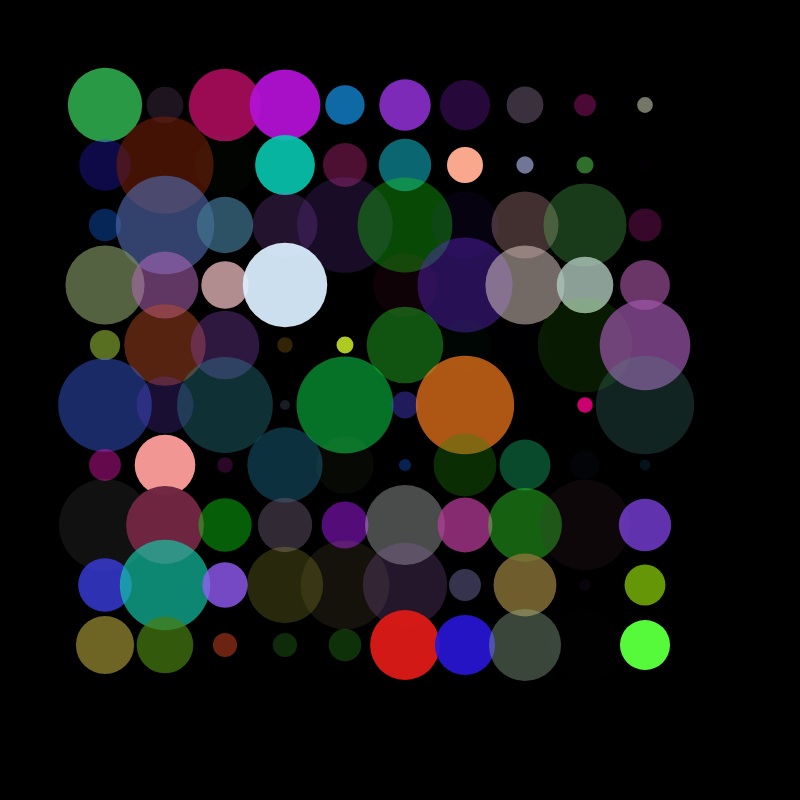
Frame 1 (no input)
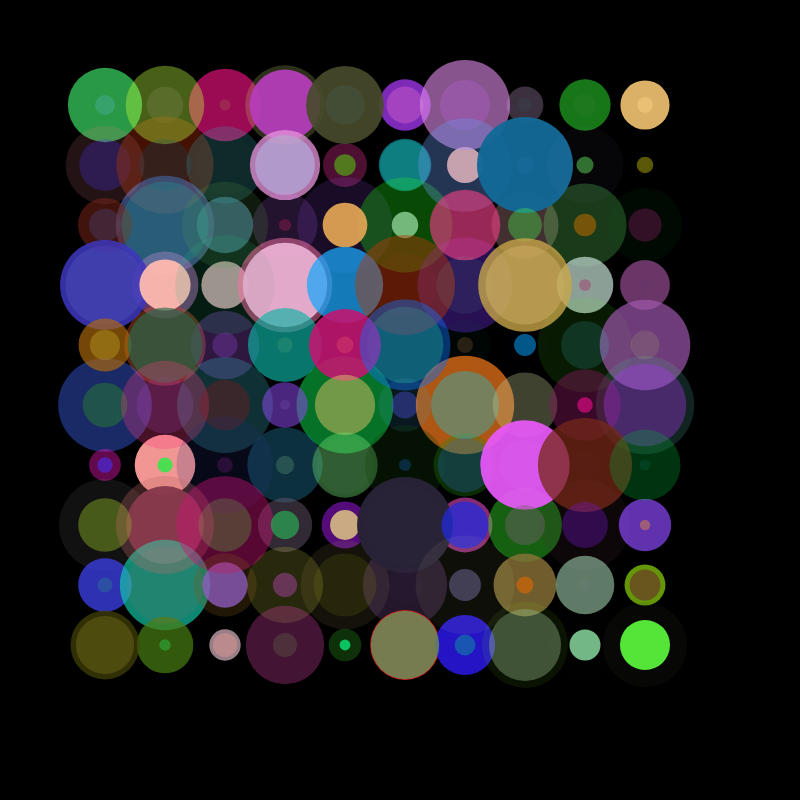
Frame 2 (the mouse pressed at the canvas centre, redrawn once)

The p5.js sketch that drew these frames (run headless with seeded random() and noise() and a simulated clock; the mouse was pressed at the canvas centre and the sketch redrawn once):

// p5.js sketch
// ── sketch.js
let canvasWidth = 800;
let canvasHeight = 800;

function setup() {
    // create a canvas to draw on
    // 800x800px
    createCanvas(canvasWidth,canvasHeight);

    // set the bakground color
    // 0 = black 255 = white
    background(0);
}
function draw() {
    // turn off default looping
    noLoop();

    noStroke();

    // rgb
    // fill(255,0,0);

    // // x, y, diameter
    // circle(200, 300, 100);

    // fill(0,255,0)
    // circle(310, 300, 100);
    // circle(420, 300, 100);
    // circle(530, 300, 100);


    let circleDiameter = 50;
    let circleGap = 10;
    let totalCircles = 10;
    let totalRows = 10;

    let startX = (canvasWidth - (circleDiameter * totalCircles) - (circleGap * (totalCircles - 1))) / 2;
    let startY = (canvasHeight - (circleDiameter * totalRows) - (circleGap * (totalCircles - 1))) / 2;


    let circleX = startX;
    let circleY = startY;

    fill(255,0,0);

    // counter, condition, increment
    for (let j = 0; j < 10; j++) {
        for (let i = 0; i < 10; i++) {
            let randomDiameter = random(10, 100);
            let randomRed = random(0, 255);
            let randomGreen = random(0, 255);
            let randomBlue = random(0, 255);
            let randomAlpha = random(0, 255)
            fill(randomRed, randomGreen, randomBlue, randomAlpha);
            circle(circleX, circleY, randomDiameter);
            circleX += (circleDiameter + circleGap);
        } // for loop end
        circleX = startX;
        circleY += (circleDiameter + circleGap)
    } // outer for loop end


} // draw function end
